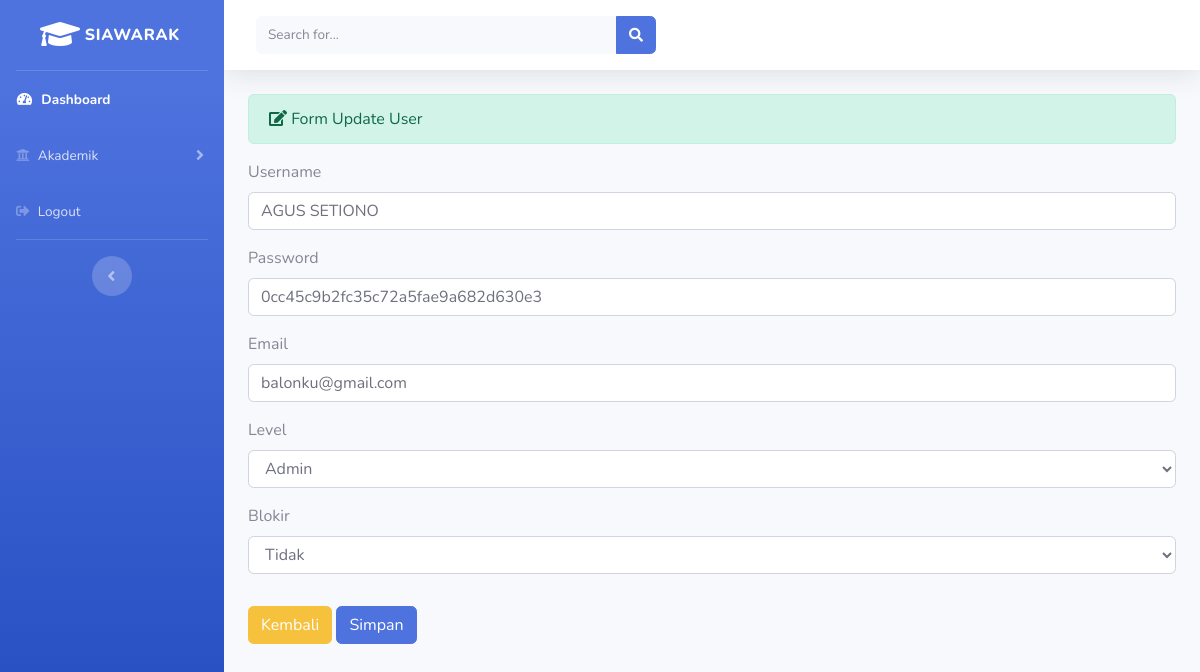
Screenshot of /index.php/administrator/users/update/9 with the database file from the repository.
### tables this page shows
CREATE TABLE `user` (
  `id` int(11) NOT NULL,
  `username` varchar(255) NOT NULL,
  `password` varchar(255) NOT NULL,
  `email` varchar(255) NOT NULL,
  `level` enum('admin','user') NOT NULL,
  `blokir` enum('N','Y') NOT NULL,
  `id_session` varchar(255) NOT NULL
);

### application/controllers/administrator/users.php (called while the page is built, shortened)
<?php
class Users extends CI_Controller{
    public function update($id)
    {
        $where = array('id' => $id);
        $data['users'] = $this->user_model->edit_data($where, 'user')->result();
        $this->load->view('admin/header');
        $this->load->view('admin/sidebar');
        $this->load->view('administrator/users_update', $data);
        $this->load->view('admin/footer');
    }
}

### index.php (called while the page is built, shortened)
<?php
require_once BASEPATH.'core/CodeIgniter.php';

### application/models/user_model.php (called while the page is built, shortened)
<?php
class User_model extends CI_Model{
    public function edit_data($where,$table){
        return $this->db->get_where($table,$where);
    }
}

### application/views/administrator/users_update.php (the view, shortened to what this page needs)
<div class="container-fluid">
    <div class="alert alert-success" role="alert">
         <i class="fas fa-edit"></i> Form Update User
    </div>
    <?php foreach($users as $user ) :  ?>
    <?php echo form_open_multipart('administrator/users/update_aksi') ?>
    <div class="form-group">
        <label>Username</label>
        <input type="text" name="username" class="form-control" value="<?php echo $user->username ?>">
    </div>
    <div class="form-group">
        <label>Password</label>
        <input type="text" name="password" class="form-control" placeholder="Masukan Password" value="<?php echo $user->password ?>">
    </div>
    <div class="form-group">
        <label>Email</label>
        <input type="text" name="email" class="form-control" placeholder="Masukan Email" value="<?php echo $user->email ?>">
    </div>
    <div class="form-group">
        <label>Level</label>
        <select name="level" class="form-control">
            <?php
            if ($level == 'admin') {
            ?>
            <option value="admin" selected>Admin</option>
            <option value="user">User</option>
            <?php
            } elseif ($level == 'user') {
            ?>
            <option value="admin">Admin</option>
            <option value="user" selected>User</option>
            <?php
            } else{
            ?>
            <option value="admin">Admin</option>
            <?php } ?>
        </select>
    </div>
    <div class="form-group">
        <label>Blokir</label>
        <select name="blokir" class="form-control">
            <?php
            if ($blokir == 'Y') {
            ?>
            <option value="Y" selected>Ya</option>
            <option value="N">Tidak</option>
            <?php
            } elseif ($blokir == 'N') {
            ?>
            <option value="Y">Ya</option>
            <option value="N" selected>Tidak</option>
            <?php
            } else{
            ?>
            <option value="N" selected>Tidak</option>
            <?php } ?>
        </select>
    </div>
    <a href="<?php echo base_url('administrator/users') ?>" class="btn btn-warning mb-5 mt-3">Kembali</a>
    <button type="submit" class="btn btn-primary mb-5 mt-3">Simpan</button>
    <?php endforeach; ?>
</div>

### rows the page displays
user: username "AGUS SETIONO", password "0cc45c9b2fc35c72a5fae9a682d630e3", email "balonku@gmail.com"
